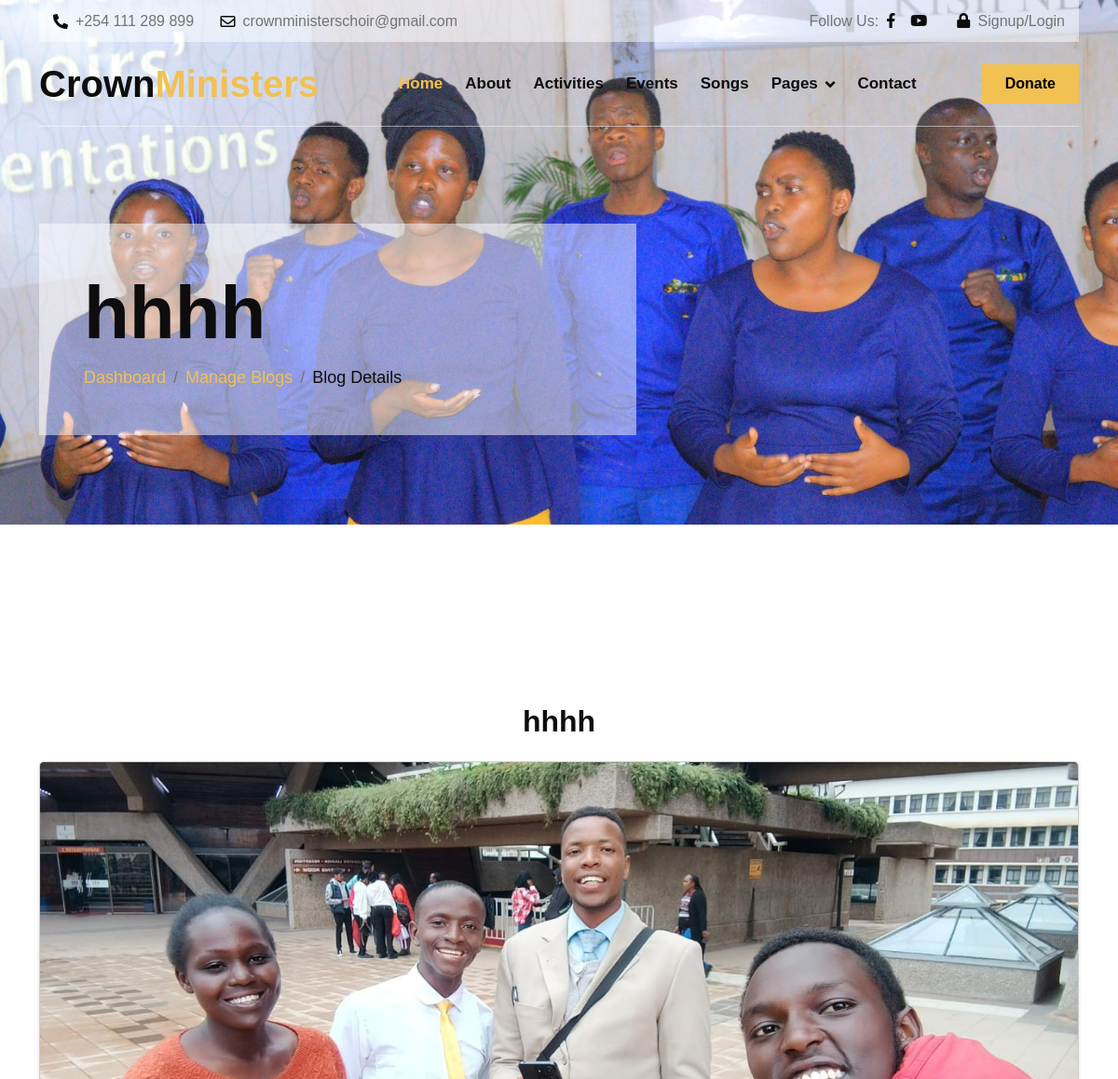
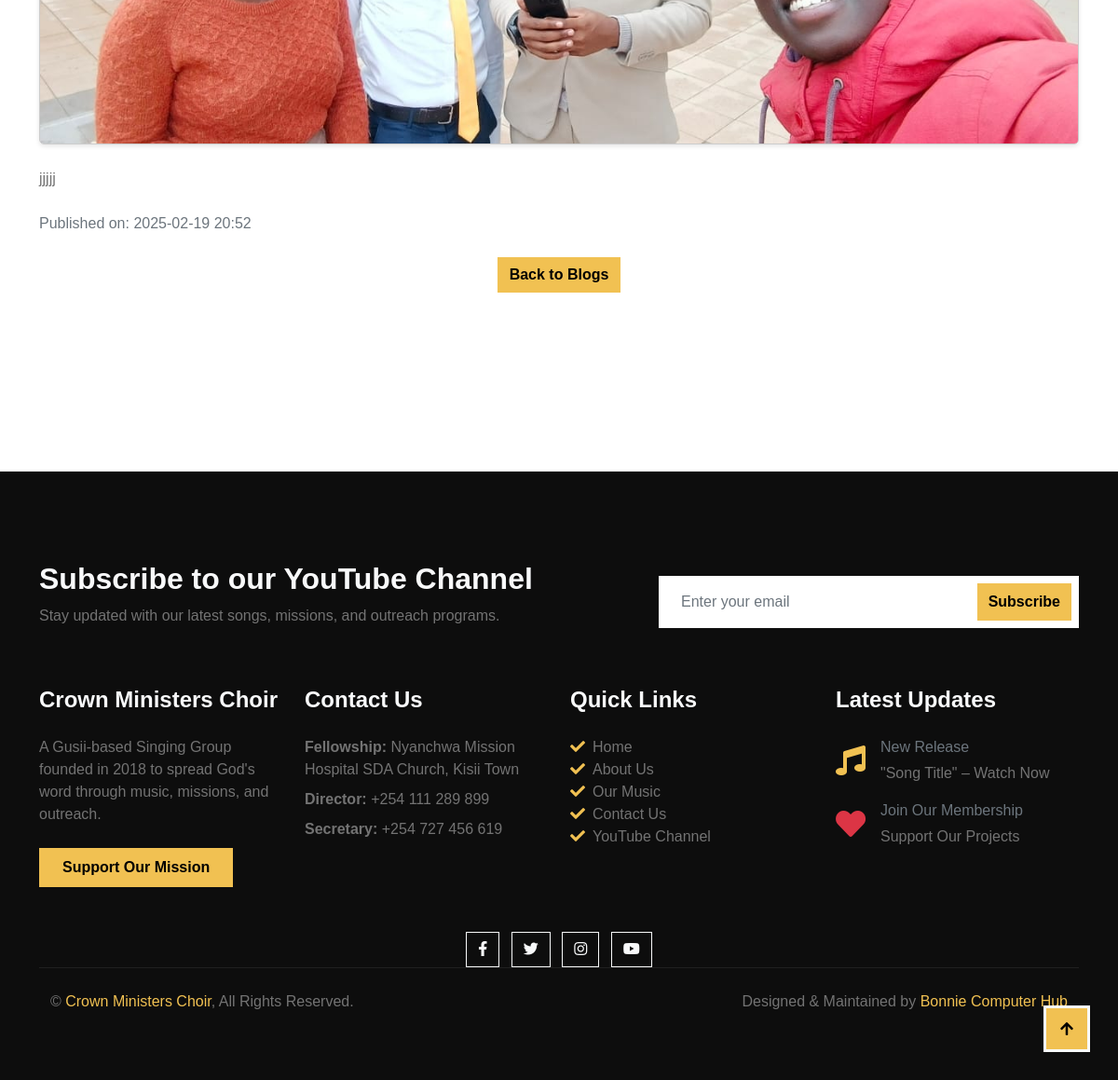
Screenshot of /blog_details.php?id=10 (signed in) with the database file from the repository (2 pictures, top to bottom).
### tables this page shows
CREATE TABLE `blogs` (
  `id` int(11) NOT NULL,
  `title` varchar(255) NOT NULL,
  `content` text NOT NULL,
  `image` varchar(255) DEFAULT NULL,
  `status` enum('active','inactive') DEFAULT 'active',
  `created_at` timestamp NOT NULL DEFAULT current_timestamp(),
  `published_on` datetime DEFAULT current_timestamp()
);

### blog_details.php (the view, shortened to what this page needs)
<?php
include('includes/db_connect.php');
$blog_id = $_GET['id'];
$sql = "SELECT * FROM blogs WHERE id = ?";
$stmt = $pdo->prepare($sql);
$stmt->execute([$blog_id]);
$blog = $stmt->fetch();
include('includes/header.php');
?>
<!DOCTYPE html>
<html lang="en">
<head>
</head>
<body>
    <div class="container-fluid hero-header">
        <div class="container">
            <div class="row">
                <div class="col-lg-7">
                    <div class="hero-header-inner animated zoomIn">
                        <h1 class="display-1 text-dark"><?= htmlspecialchars($blog['title']); ?></h1>
                        <ol class="breadcrumb mb-0">
                            <li class="breadcrumb-item"><a href="dashboard.php">Dashboard</a></li>
                            <li class="breadcrumb-item"><a href="blog.php">Manage Blogs</a></li>
                            <li class="breadcrumb-item text-dark" aria-current="page">Blog Details</li>
                        </ol>
                    </div>
                </div>
            </div>
        </div>
    </div>
    <div class="container-fluid activities py-5">
        <div class="container py-5">
            <div class="row">
                <div class="col-12">
                    <h2 class="mb-4 text-center"><?= htmlspecialchars($blog['title']); ?></h2>
                    <?php if (!empty($blog['image'])): ?>
                        <div class="mb-4 text-center">
                            <img src="uploads/<?= htmlspecialchars($blog['image']); ?>" alt="<?= htmlspecialchars($blog['title']); ?>" class="blog-image">
                        </div>
                    <?php endif; ?>
                    <div class="blog-content mb-4">
                        <?= nl2br(htmlspecialchars($blog['content'])); ?>
                    </div>
                    <p class="text-muted">
                        Published on: <?= date("Y-m-d H:i", strtotime($blog['published_on'])); ?>
                    </p>
                    <div class="text-center mt-4">
                        <a href="blogv.php" class="btn btn-primary">Back to Blogs</a>
                    </div>
                </div>
            </div>
        </div>
    </div>
<?php include('includes/footer.php'); ?>
</body>
</html>

### css/style.css (style rules this page uses)
.wow, .animated { animation-duration: 2s !important; }
h1, h2, h3, .h1, .h2, .h3 { font-weight: 700 !important; font-family: 'Open', sans-serif !important; }
.btn { font-weight: 600; transition: .5s; }
.hero-header { margin-bottom: 6rem; padding-top: 15rem; padding-bottom: 6rem; background: url("../img/choir8.jpg"), center center no-repeat; background-size: cover; }
.hero-header .hero-header-inner { padding: 3rem; background: rgba(255, 255, 255, .5); }
.hero-header .breadcrumb-item { font-size: 18px; }

### blog_details.php (style rules this page uses)
.blog-content { font-size: 1rem; line-height: 1.6; text-align: justify; margin-bottom: 20px; }
.blog-image { max-width: 100%; height: auto; display: block; margin: 20px auto; border: 1px solid #ccc; border-radius: 5px; box-shadow: 0 2px 5px rgba(0,0,0,0.1); }

### rows the page displays
blogs: title "hhhh", image (picture), content "jjjjj", published_on "2025-02-19 20:52"
